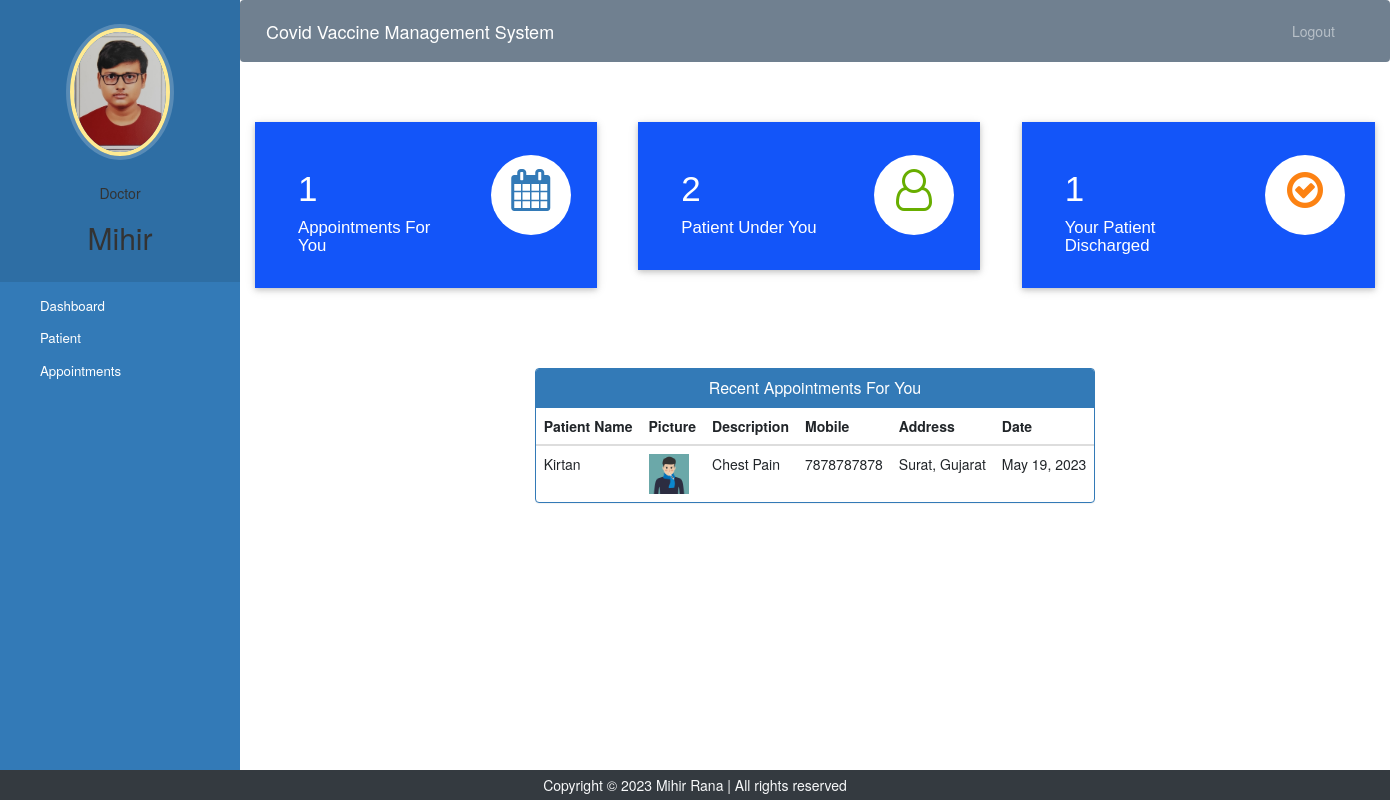
/doctor-dashboard (signed in), run on the app's committed database.
### covidvaccinemanagement/models.py (models this page shows, shortened)
class Doctor(models.Model):
    user=models.OneToOneField(User,on_delete=models.CASCADE)
    profile_pic= models.ImageField(upload_to='profile_pic/DoctorProfilePic/',null=True,blank=True)
    address = models.CharField(max_length=40)
    mobile = models.CharField(max_length=20,null=True)
    department= models.CharField(max_length=50,choices=departments,default='Cardiologist')
    status=models.BooleanField(default=False)

class Appointment(models.Model):
    patientId=models.PositiveIntegerField(null=True)
    doctorId=models.PositiveIntegerField(null=True)
    patientName=models.CharField(max_length=40,null=True)
    doctorName=models.CharField(max_length=40,null=True)
    appointmentDate=models.DateField(auto_now=True)
    description=models.TextField(max_length=500)
    status=models.BooleanField(default=False)

class Patient(models.Model):
    user=models.OneToOneField(User,on_delete=models.CASCADE)
    profile_pic= models.ImageField(upload_to='profile_pic/PatientProfilePic/',null=True,blank=True)
    address = models.CharField(max_length=40)
    mobile = models.CharField(max_length=20,null=False)
    symptoms = models.CharField(max_length=100,null=False)
    assignedDoctorId = models.PositiveIntegerField(null=True)
    admitDate=models.DateField(auto_now=True)
    description=models.TextField(max_length=500)
    status=models.BooleanField(default=False)

### covidvaccinemanagement/views.py (the view)
# urls.py: path('doctor-dashboard', views.doctor_dashboard_view,name='doctor-dashboard'),
@login_required(login_url='doctorlogin')
@user_passes_test(is_doctor)
def doctor_dashboard_view(request):
    patientcount=Patient.objects.all().filter(status=True,assignedDoctorId=request.user.id).count()
    appointmentcount=Appointment.objects.all().filter(status=True,doctorId=request.user.id).count()
    patientdischarged=PatientDischargeDetails.objects.all().distinct().filter(assignedDoctorName=request.user.first_name).count()
    appointments=Appointment.objects.all().filter(status=True,doctorId=request.user.id).order_by('-id')
    patientid=[]
    for a in appointments:
        patientid.append(a.patientId)
    patients=Patient.objects.all().filter(status=True,user_id__in=patientid).order_by('-id')
    appointments=zip(appointments,patients)
    mydict={
    'patientcount':patientcount,
    'appointmentcount':appointmentcount,
    'patientdischarged':patientdischarged,
    'appointments':appointments,
    'doctor':Doctor.objects.get(user_id=request.user.id), #for profile picture of doctor in sidebar
    }
    return render(request,'doctor_dashboard.html',context=mydict)

### covidvaccinemanagement/views.py (called while the page is built)
def is_doctor(user):
    return user.groups.filter(name='DOCTOR').exists()

### templates/doctor_dashboard.html
{% extends 'doctor_base.html' %}
{% load static %}
{% block content %}
{%include 'doctor_dashboard_cards.html'%}
<br><br><br><br>
<div class="container">
  <div class="row">
    <div class="panel panel-primary" style="margin: auto;">
      <div class="panel-heading" style="text-align:center;">
        <h6 class="panel-title">Recent Appointments For You</h6>
      </div>
      <table class="table table-hover" id="dev-table">
        <thead>
          <tr>
            <th>Patient Name</th>
            <th>Picture</th>
            <th>Description</th>
            <th>Mobile</th>
            <th>Address</th>
            <th>Date</th>
          </tr>
        </thead>
        {% for a,p in appointments %}
        <tr>
          <td>{{a.patientName}}</td>
          <td> <img src="{% static p.profile_pic.url %}" alt="Profile Pic" height="40px" width="40px" /></td>
          <td>{{a.description}}</td>
          <td>{{p.mobile}}</td>
          <td>{{p.address}}</td>
          <td>{{a.appointmentDate}}</td>
        </tr>
        {% endfor %}
      </table>
    </div>
  </div>
</div>
{% endblock content %}

### templates/doctor_base.html (shortened to what this page needs)
<!DOCTYPE html>
{% load static %}
<html lang="en">
<head>
  <link rel="stylesheet" href="https://stackpath.bootstrapcdn.com/bootstrap/4.3.1/css/bootstrap.min.css">
  <link rel="stylesheet" href="https://maxcdn.bootstrapcdn.com/font-awesome/4.7.0/css/font-awesome.min.css">
</head>
<body>
  <nav class="menu" tabindex="0">
    <header class="avatar">
      <img src="{% static doctor.profile_pic.url %}" alt="Profile Pic" />
      <br><br>
      <h5>Doctor</h5>
      <h2 >{{request.user.first_name}}</h2>
    </header>
    <ul>
      <li tabindex="0" class="icon-dashboard"> <a style="color:white; text-decoration:none;" href="/doctor-dashboard"><span>Dashboard</span></a> </li>
      <li tabindex="0" class="icon-users"> <a style="color:white; text-decoration:none;" href="/doctor-patient"><span>Patient</span></a></li>
      <li tabindex="0" class="icon-calendar"> <a style="color:white; text-decoration:none;" href="/doctor-appointment"><span>Appointments</span></a></li>
    </ul>
  </nav>
  <main>
    <div class="bs-example">
      <nav class="navbar navbar-expand-md  navbar-dark fixed-top" style="background:#708090;">
        <a href="/doctor-dashboard" class="navbar-brand">Covid Vaccine Management System</a>
        <div class="collapse navbar-collapse justify-content-between" id="navbarCollapse">
          <div class="navbar-nav" style=" margin-left: 90%;">
            <a href="/logout" class="nav-item nav-link">Logout</a>
          </div>
        </div>
      </nav>
    </div>
    <br><br>
    {% block content %}
    {% endblock content %}
    <br><br><br><br>
    <br>
    <br>
<div class="container">
  <div class="row">
    <div class="col-md-12 col-sm-12">
      <div style="color:#ffffff;" class="wow fadeInUp footer-copyright">
        <footer class="text-center text-light bg-dark postion-fixed fixed-bottom py-2"> Copyright &copy; 2023 Mihir Rana | All rights reserved </footer>
       </div>
    </div>
  </div>
</div>
</main>
</body>
</html>

### data on the page
Doctor: profile_pic (picture)
Appointment: patientName "Kirtan", profile_pic (picture), description "Chest Pain", mobile "7878787878", address "Surat, Gujarat", appointmentDate "May 19, 2023"

### other printed values
{{ request.user.first_name }} "Mihir"
{{ appointmentcount }} "1"
{{ patientcount }} "2"
{{ patientdischarged }} "1"
